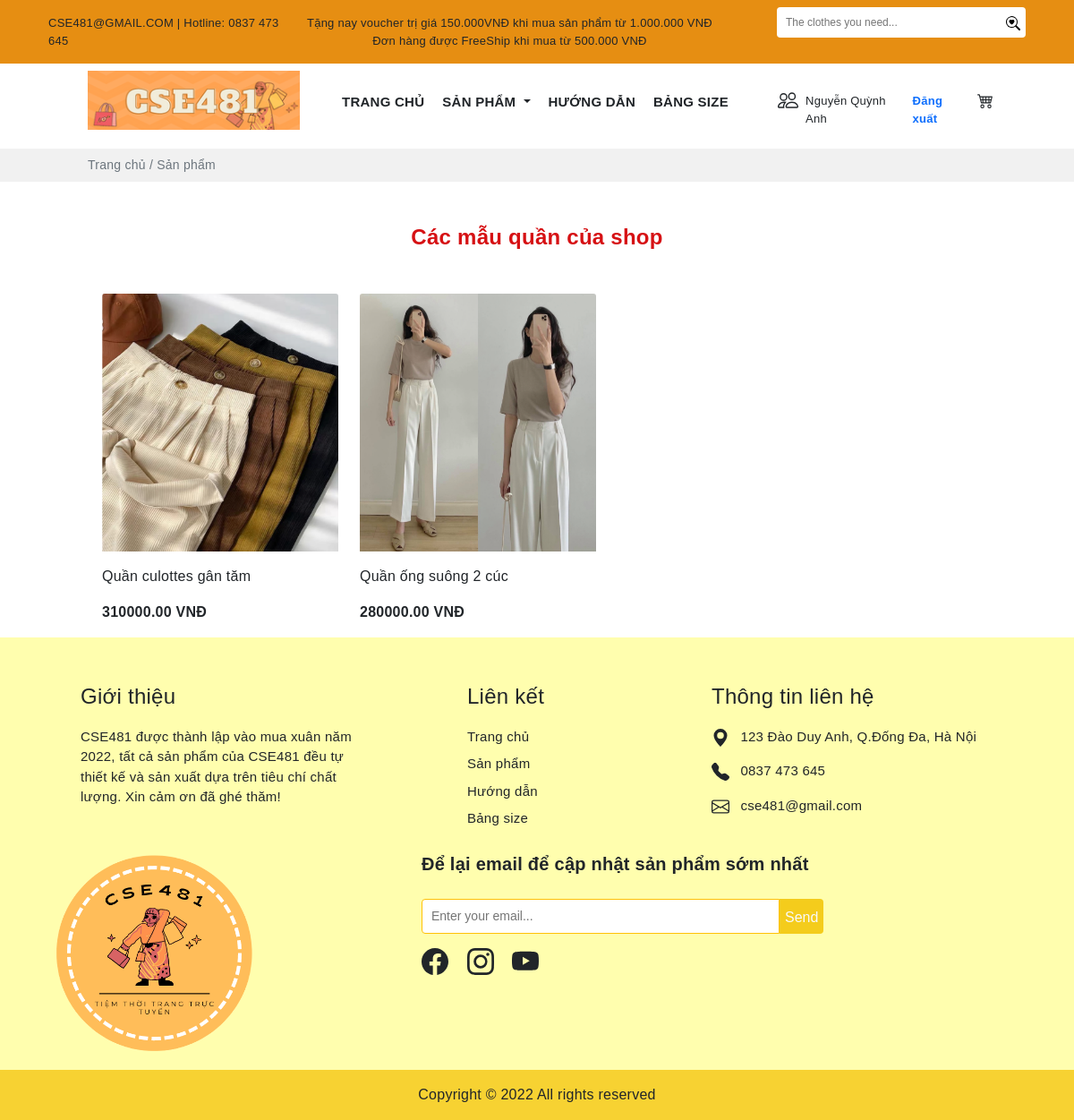
Screenshot of /product/bottom1.php?id=1 with the database file from the repository.
### tables this page shows
CREATE TABLE `khachhang` (
  `MaK` int(11) NOT NULL,
  `TenK` varchar(100) DEFAULT NULL,
  `Gioitinh` varchar(10) DEFAULT NULL,
  `Ngaysinh` date DEFAULT NULL,
  `Diachi` varchar(100) DEFAULT NULL,
  `SĐT` varchar(10) DEFAULT NULL,
  `email` varchar(30) NOT NULL,
  `matkhau` varchar(50) DEFAULT NULL
);

CREATE TABLE `sanpham` (
  `MaSP` varchar(10) NOT NULL,
  `TenSP` varchar(30) DEFAULT NULL,
  `MaLH` varchar(10) NOT NULL,
  `Giaban` int(11) DEFAULT NULL,
  `Gianhap` int(11) DEFAULT NULL,
  `Tylegiamgia` double(2,2) DEFAULT NULL,
  `Soluong` int(11) DEFAULT NULL,
  `Mota` varchar(500) DEFAULT NULL,
  `Trangthai` varchar(30) DEFAULT NULL,
  `img` varchar(30) DEFAULT NULL,
  `Ngaynhap` date NOT NULL
);

### product/bottom1.php (the view, shortened to what this page needs)
<?php include('../config/database.php');
?>
<?php
$id =$_GET['id'];
    $sql3 = "SELECT * FROM khachhang, sanpham where khachhang.MaK='$id' ";
    $result3 = mysqli_query($conn,$sql3);
    if(mysqli_num_rows($result3)>0){
        $row = mysqli_fetch_assoc($result3);
        }
    ?>
<!DOCTYPE html>
<html lang="en">
<head>
    <link rel="stylesheet" href="https://cdn.jsdelivr.net/npm/bootstrap-icons@1.7.2/font/bootstrap-icons.css">
    <link href="https://cdn.jsdelivr.net/npm/bootstrap@5.1.3/dist/css/bootstrap.min.css" rel="stylesheet"
>
    <link rel="stylesheet" href="https://cdnjs.cloudflare.com/ajax/libs/OwlCarousel2/2.3.4/assets/owl.carousel.min.css"
 />
    <link rel="stylesheet"
        href="https://cdnjs.cloudflare.com/ajax/libs/OwlCarousel2/2.3.4/assets/owl.theme.default.min.css"
 />
    <link rel="stylesheet" href="../public/style.css">
</head>
<body>
    <div class="header">
        <div class="container-fluid" style="background:#e68e12;">
            <div class="container content">
                <div class="container">
                    <div class="row">
                        <div class="col py-3" style="font-size:13px;">
                            CSE481@GMAIL.COM | Hotline: 0837 473 645
                        </div>
                        <div class="col text-nowrap my-auto" style="font-size:13px;">
                            <p class="mb-0">
                                Tặng nay voucher trị giá 150.000VNĐ khi mua sản phẩm từ 1.000.000 VNĐ
                            </p>
                            <div class="text-center mx-auto">
                                Đơn hàng được FreeShip khi mua từ 500.000 VNĐ
                            </div>
                        </div>
                        <div class="col d-flex justify-content-end">
                            <div class="">
                                <form action="" method="GET">
                                    <div class="pt-2 ms-5 d-flex">
                                        <input class="py-2 rounded-start" type="text"
                                            style="border:none;padding-left: 10px;font-size:12px;width:250px"
                                            name="namesearch" placeholder="The clothes you need...">
                                        <button type="submit" class="border-0 rounded-0 rounded-end bg-white"> </button>
                                    </div>
                                </form>
                            </div>
                        </div>
                    </div>
                </div>
            </div>
        </div>
    </div>
    <section>
        <div class="container">
            <div class="row px-5">
                <div class="col-md-3 ">
                    <img src="../img/logo-hcn.png" alt="" class="mt-2 ms-2 img-fluid">
                </div>
                <div class="col-md ps-0 mt-4">
                    <div class="row">
                        <div class="col-md">
                            <ul class="nav justify-content-center">
                                <li class="nav-item fw-bold ">
                                    <a class="nav-link link-dark pe-1" style="font-size:15px" aria-current="page"
                                        href="../index1.php?id=<?php echo $row['email'];?>">TRANG CHỦ</a>
                                </li>
                                <li class="nav-item fw-bold">
                                    <a style="font-size:15px" class="pe-1 nav-link dropdown-toggle link-dark" href="#"
                                        id="navbarDarkDropdownMenuLink" role="button" data-bs-toggle="dropdown"
                                        aria-expanded="false">
                                        SẢN PHẨM
                                    </a>
                                </li>
                                <li class="nav-item fw-bold">
                                    <a class=" pe-1 nav-link link-dark" style="font-size:15px" href="../huongdan1.php?id=<?php echo $row['MaK']; ?>">HƯỚNG DẪN</a>
                                </li>
                                <li class="nav-item fw-bold">
                                    <a class="pe-1 nav-link link-dark" style="font-size:15px"href="../size1.php?id=<?php echo $row['MaK']; ?>">BẢNG SIZE</a>
                                </li>
                            </ul>
                        </div>
                        <div class="col-md-4 mt-1 d-flex">
                            <a href="../user.php?id=<?php echo $row['MaK'];?>" class="text-decoration-none link-dark">
                                <div class="d-flex">
                                    <p class="pt-1" style="font-size:13px"><?php echo $row['TenK']; ?></p>
                                </div>
                            </a>
                            <a href="logout.php" class="text-decoration-none link-dark">
                                <div class="ms-3">
                                    <p class="pt-1 fw-bold link-primary" style="font-size:13px">Đăng xuất</p>
                                </div>
                            </a>
                            <a href="../cart.php?id=<?php echo $row['MaK']?>">
                            </a>
                        </div>
                    </div>
                </div>
            </div>
        </div>
        <div class="mt-2" style="background:#f1f1f1">
            <div class="container">
                <p class="px-5 ms-2 py-2 text-muted" style="font-size:14px">Trang chủ / Sản phẩm</p>
            </div>
        </div>
    </section>
    <section>
    <div class="container">
            <div class="px-5 mt-5">
                <h4 class="mt-3 text-center fw-bold" style="color:#d61114;">
                Các mẫu quần của shop</h4>
                <div class="row d-flex  px-4 mt-5">
                    <?php
                            $sql1 = "SELECT *, khachhang.MaK,sanpham.Giaban-(sanpham.Giaban*sanpham.Tylegiamgia) as Giagiam from khachhang,loaihang INNER JOIN sanpham
                            ON  loaihang.MaLH=sanpham.MaLH where loaihang.MaLH='LH02' and khachhang.MaK='$id'";
                            $res1 = mysqli_query($conn, $sql1);
                            $count1 = mysqli_num_rows($res1);
                            if($count1>0)
                            {
                                while($row=mysqli_fetch_assoc($res1))
                                {
                        ?>
                    <div class="card me-0 border-0" style="width: 18rem;">
                        <img src="../img/<?php echo $row['img'];?>" class="img-fluid card-img-top" alt="...">
                        <div class="card-body px-0">
                            <p class="card-text"><?php echo $row['TenSP']; ?></p>
                            <p class="d-inline fw-bold"><?php echo $row['Giagiam']; ?> VNĐ</p>
                        </div>
                    </div>
                    <?php
                                }
                            }
                                ?>
                </div>
            </div>
        </div>
    </section>
    <section style="background:#fffeae;">
        <div class="container">
            <div style="font-size:15px" class="row px-5">
                <div class="col-md-4  me-5">
                    <p class="fs-4 mt-5">Giới thiệu</p>
                    <p class="">CSE481 được thành lập vào mua xuân năm
                        2022, tất cả sản phẩm của CSE481 đều tự thiết kế và sản xuất dựa trên tiêu chí chất lượng. Xin
                        cảm ơn đã ghé thăm!</p>
                </div>
                <div class="col-md-3 me-5 ps-5">
                    <p class="fs-4 mt-5">Liên kết</p>
                    <a class="link-dark text-decoration-none" href="">
                        <p class="mb-2">Trang chủ</p>
                    </a>
                    <a class="link-dark text-decoration-none" href="">
                        <p class="mb-2">Sản phẩm</p>
                    </a>
                    <a class="link-dark text-decoration-none" href="">
                        <p class="mb-2">Hướng dẫn</p>
                    </a>
                    <a class="link-dark text-decoration-none" href="">
                        <p class="mb-2">Bảng size</p>
                    </a>
                </div>
                <div class="col-md">
                    <p class="fs-4 mt-5">Thông tin liên hệ</p>
                    <div class="">
                        <svg xmlns="http://www.w3.org/2000/svg" width="20" height="20" fill="currentColor"
                            class="bi bi-geo-alt-fill d-inline" viewBox="0 0 16 16">
                            <path
                                d="M8 16s6-5.686 6-10A6 6 0 0 0 2 6c0 4.314 6 10 6 10zm0-7a3 3 0 1 1 0-6 3 3 0 0 1 0 6z" />
                        </svg>
                        <p class="ms-2 d-inline">123 Đào Duy Anh, Q.Đống Đa, Hà Nội</p>
                    </div>
                    <div class="mt-3">
                        <p class="ms-2 d-inline">0837 473 645</p>
                    </div>
                    <div class="mt-3">
                        <p class="ms-2 d-inline">cse481@gmail.com</p>
                    </div>
                </div>
            </div>
            <div class="row">
                <div class="col-md-3 me-5">
                    <img class="img-fluid" src="../img/1.png" alt="">
                </div>
                <div class="col">
                    <div class="ms-5 mt-3 ps-5">
                        <p class="fs-5 fw-bold">Để lại email để cập nhật sản phẩm sớm nhất</p>
                        <div class="">
                            <form action="" method="GET">
                                <div class="pt-2 d-flex">
                                    <input class="py-2 border border-warning rounded-start" type="text"
                                        style="padding-left: 10px;font-size:14px;width:400px" name=""
                                        placeholder="Enter your email...">
                                    <button type="submit" style="background:#f4cc1c;"
                                        class="border-0 rounded-0 rounded-end link-light">
                                        <p class="mt-1 mb-0">Send</p>
                                    </button>
                                </div>
                            </form>
                        </div>
                        <div class="mt-3">
                            <a href="#" class="me-3 icon link-dark"></a>
                            <a href="#" class="me-3 icon link-dark"></a>
                            <a href="#" class="me-3 icon link-dark"></a>
                        </div>
                    </div>
                </div>
            </div>
        </div>
        <p class="text-center py-3 mb-0" style="background:#f7d232;">Copyright © 2022 All rights reserved</p>
    </section>
</body>
</html>

### public/style.css (style rules this page uses)
body { font-family: 'Trebuchet MS', sans-serif; letter-spacing: 0.25px; }
.card img { width: 288px; height: 288px; }

### rows the page displays
khachhang: TenK "Nguyễn Quỳnh Anh", sanpham.img (picture), sanpham.TenSP "Quần culottes gân tăm", Giagiam "310000.00", sanpham.TenSP "Quần ống suông 2 cúc", Giagiam "280000.00"
